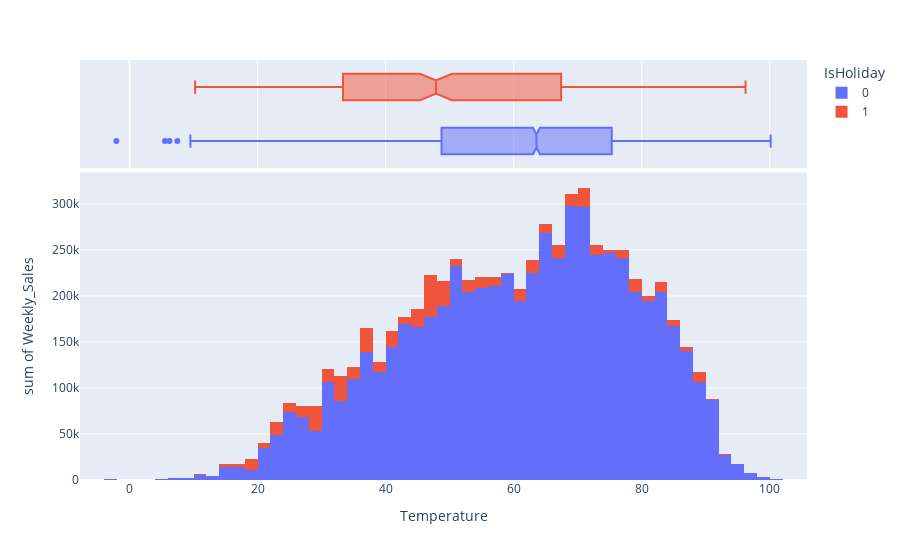

Notebook source saved alongside this figure:
### Code cell
px.histogram(data, x='Temperature', y ='Weekly_Sales', color='IsHoliday', marginal='box')

### Figure 1 — Plotly figure (JSON) as saved in the notebook; plotly's stock layout.template omitted (floating-point values rounded to 4 significant figures; data arrays with more than 128 entries replaced by an {"elided": "..."} marker saying what was removed)
{"data": [{"bingroup": "x", "histfunc": "sum", "hovertemplate": "IsHoliday=0<br>Temperature=%{x}<br>sum of Weekly_Sales=%{y}<extra></extra>", "legendgroup": "0", "marker": {"color": "#636efa", "pattern": {"shape": ""}}, "name": "0", "orientation": "v", "showlegend": true, "type": "histogram", "x": {"elided": "5985 float values"}, "xaxis": "x", "y": {"elided": "5985 float values"}, "yaxis": "y"}, {"hovertemplate": "IsHoliday=0<br>Temperature=%{x}<extra></extra>", "legendgroup": "0", "marker": {"color": "#636efa"}, "name": "0", "notched": true, "showlegend": false, "type": "box", "x": {"elided": "5985 float values"}, "xaxis": "x2", "yaxis": "y2"}, {"bingroup": "x", "histfunc": "sum", "hovertemplate": "IsHoliday=1<br>Temperature=%{x}<br>sum of Weekly_Sales=%{y}<extra></extra>", "legendgroup": "1", "marker": {"color": "#EF553B", "pattern": {"shape": ""}}, "name": "1", "orientation": "v", "showlegend": true, "type": "histogram", "x": {"elided": "450 float values"}, "xaxis": "x", "y": {"elided": "450 float values"}, "yaxis": "y"}, {"hovertemplate": "IsHoliday=1<br>Temperature=%{x}<extra></extra>", "legendgroup": "1", "marker": {"color": "#EF553B"}, "name": "1", "notched": true, "showlegend": false, "type": "box", "x": {"elided": "450 float values"}, "xaxis": "x2", "yaxis": "y2"}], "layout": {"barmode": "relative", "legend": {"title": {"text": "IsHoliday"}, "tracegroupgap": 0}, "margin": {"t": 60}, "xaxis": {"anchor": "y", "domain": [0, 1], "title": {"text": "Temperature"}}, "xaxis2": {"anchor": "y2", "domain": [0, 1], "matches": "x", "showgrid": true, "showticklabels": false}, "yaxis": {"anchor": "x", "domain": [0, 0.7326], "title": {"text": "sum of Weekly_Sales"}}, "yaxis2": {"anchor": "x2", "domain": [0.7426, 1], "matches": "y2", "showgrid": false, "showline": false, "showticklabels": false, "ticks": ""}}}
